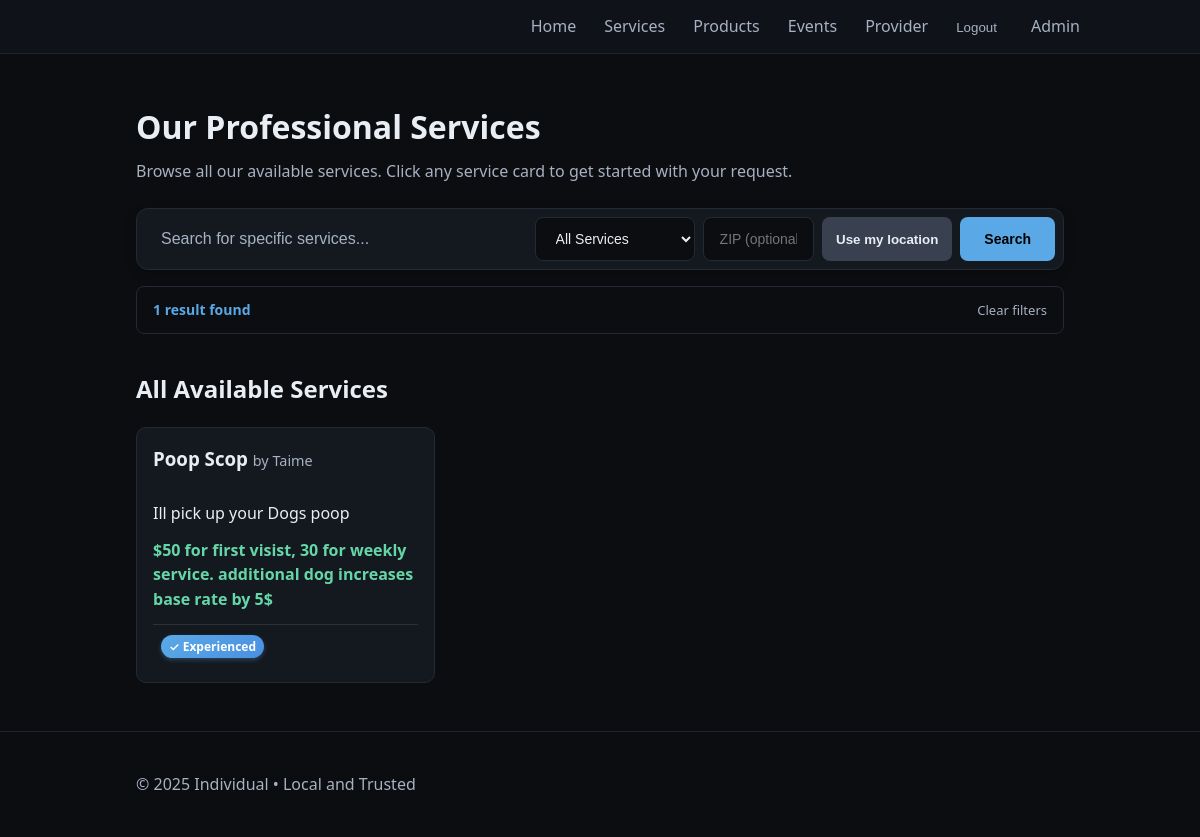
/provider/23/services (signed in), run on the app's committed database.
### tables this page shows
CREATE TABLE services (
              id INTEGER PRIMARY KEY AUTOINCREMENT,
              title TEXT NOT NULL,
              description TEXT,
              price TEXT,
              active INTEGER NOT NULL DEFAULT 1,
              created_at TEXT NOT NULL
            , posted_by TEXT, provider_id INTEGER DEFAULT 0, is_certified INTEGER DEFAULT 0, certification_proof TEXT);

CREATE TABLE providers (
              id INTEGER PRIMARY KEY AUTOINCREMENT,
              email TEXT UNIQUE NOT NULL,
              password_hash TEXT NOT NULL,
              first_name TEXT,
              business_name TEXT,
              phone TEXT,
              base_zip TEXT,
              address TEXT,
              about TEXT,
              profile_photo TEXT,
              active INTEGER NOT NULL DEFAULT 1,
              created_at TEXT NOT NULL
            , linkedin_url TEXT, facebook_url TEXT, instagram_url TEXT, twitter_url TEXT, website_url TEXT, youtube_url TEXT, custom_url TEXT);

### app.py (the view)
    @app.route("/provider/<int:provider_id>/services")
    def provider_services(provider_id):
        with closing(get_db()) as db:
            cur = db.cursor()
            cur.execute(
                "SELECT id, title, description, price, posted_by FROM services WHERE provider_id = ? AND active = 1 ORDER BY created_at DESC",
                (provider_id,)
            )
            services_raw = cur.fetchall()
            services = [dict(row) for row in services_raw]
            if provider_id == 0:
                cur.execute("SELECT first_name, business_name FROM profile WHERE id = 1")
                profile_row = cur.fetchone()
                provider_name = profile_row["business_name"] if profile_row else "Services"
            else:
                cur.execute("SELECT first_name, business_name FROM providers WHERE id = ? AND active = 1", (provider_id,))
                provider_row = cur.fetchone()
                provider_name = provider_row["business_name"] if provider_row else "Provider Services"
            profile = {
                "first_name": profile_row["first_name"] if 'profile_row' in locals() and profile_row else (provider_row["first_name"] if 'provider_row' in locals() and provider_row else ""),
                "business_name": provider_name
            }
        return render_template("services.html", services=services, profile=profile, title=f"{provider_name} - Services")

### app.py (called while the page is built)
def get_db():
    conn = sqlite3.connect(DB_PATH)
    conn.row_factory = sqlite3.Row
    return conn

### templates/services.html (shortened to what this page needs)
{% extends "base.html" %}
{% block content %}
<section class="hero">
  <h1>Our Professional Services</h1>
  <p>Browse all our available services. Click any service card to get started with your request.</p>
  <form method="get" action="{{ url_for('services') }}" class="hero-search">
    <div class="search-container">
      <input type="search"
             name="q"
             value="{{ search_query or '' }}"
             placeholder="Search for specific services..."
             class="search-input">
      <select name="filter" class="search-filter">
        <option value="all" {{ 'selected' if filter_type == 'all' else '' }}>All Services</option>
      </select>
      <input type="text"
             name="zip"
             class="search-filter"
             placeholder="ZIP (optional)"
             inputmode="numeric"
             pattern="\d{5}"
             maxlength="5"
             title="Enter a 5-digit ZIP code"
             value="{{ applied_zip or '' }}">
      <button type="button" id="useLocationBtn" class="btn secondary">Use my location</button>
      <button type="submit" class="search-btn">Search</button>
    </div>
    {% if search_query or filter_type != 'all' %}
    <div class="search-status">
      <span class="search-results">{{ services|length }} result{{ 's' if services|length != 1 else '' }} found</span>
      {% if applied_zip %}
        <span class="search-filter-label">• Near ZIP {{ applied_zip }}</span>
        <a href="{{ url_for('services', q=search_query, filter=filter_type) }}" class="clear-search">Clear location</a>
      {% else %}
        <a href="{{ url_for('services') }}" class="clear-search">Clear filters</a>
      {% endif %}
    </div>
    {% endif %}
  </form>
</section>
<section>
  <h2>All Available Services</h2>
  <div class="cards">
    {% for s in services %}
      {% set poster = s['posted_by'] or profile.first_name %}
      <a href="{{ url_for('contact') }}?service={{ s['title']|urlencode }}{% if poster %}&poster={{ poster|urlencode }}{% endif %}" class="card-link">
        <div class="card clickable">
          <h3>
            {{ s['title'] }}
            {% if filter_type != 'by_provider' and poster %}
              <span class="muted" style="font-weight:normal;">by {{ poster }}</span>
            {% endif %}
          </h3>
          <p>{{ s['description'] or '' }}</p>
          {% if s['price'] %}<p class="price">{{ s['price'] }}</p>{% endif %}
          <div class="certification-status">
            {% if s['is_certified'] == 1 %}
              <span class="certified-badge">✓ Certified</span>
            {% else %}
              <span class="experience-badge">✓ Experienced</span>
            {% endif %}
          </div>
        </div>
      </a>
    {% else %}
      <p>No services available at this time. Please check back soon!</p>
    {% endfor %}
  </div>
</section>
{% endblock %}

### templates/base.html (shortened to what this page needs)
<!doctype html>
<html lang="en">
<head>
      <link rel="stylesheet" href="{{ url_for('static', filename='styles.css') }}?v=20251015-11">
</head>
<body>
  <header class="site-header">
    <div class="container header-inner">
      <nav id="site-nav" class="nav">
  <a href="{% if session.get('provider') %}{{ url_for('provider_dashboard') }}{% else %}{{ url_for('home') }}{% endif %}" class="nav-link">Home</a>
        <a href="{{ url_for('services') }}" class="nav-link">Services</a>
        <a href="{{ url_for('products') }}" class="nav-link">Products</a>
         <a href="{{ url_for('events') }}" class="nav-link">Events</a>
        {% if session.get('provider') %}
          <a href="{{ url_for('provider_dashboard') }}" class="nav-link">Provider</a>
          <form action="{{ url_for('provider_logout') }}" method="post" class="inline-form">
            <button type="submit" class="linklike">Logout</button>
          </form>
        {% else %}
          <a href="{{ url_for('provider_login') }}" class="nav-link">Provider</a>
        {% endif %}
        {% if session.get('admin') %}
          <a href="{{ url_for('admin_dashboard') }}" class="nav-link admin-link">Admin</a>
        {% else %}
          <a href="{{ url_for('admin_login') }}" class="nav-link admin-link">Admin</a>
        {% endif %}
      </nav>
    </div>
  </header>
  <main class="container">
    {% block content %}{% endblock %}
  </main>
  <footer class="site-footer">
    <div class="container">
  <p>&copy; {{ current_year }} {{ profile.business_name or "Local Provider Services" }} • Local and Trusted</p>
    </div>
  </footer>
</body>
</html>

### static/styles.css (style rules this page uses)
:root { --bg: #0b0d10; --panel: #141920; --text: #e9eef5; --muted: #a7b1c2; --accent: #5aa9e6; --accent-2: #9cd3f7; --danger: #e35d6a; --ok: #65d6a7; --warn: #f5a623; }
* { box-sizing: border-box; }
body { margin: 0; font-family: system-ui, -apple-system, Segoe UI, Roboto, Arial, sans-serif; background: var(--bg); color: var(--text); line-height: 1.55; }
.container { width: 100%; max-width: 960px; margin: 0 auto; padding: 0 16px; }
.site-header { background: #0f1319; border-bottom: 1px solid #1e2430; }
.header-inner { display: flex; align-items: center; justify-content: space-between; padding: 14px 0; }
nav a { color: var(--muted); margin-left: 14px; text-decoration: none; }
.linklike { background: none; border: none; color: var(--muted); cursor: pointer; margin-left: 8px; }
.inline-form { display:inline; }
.nav { display:flex; align-items:center; gap: 14px; }
.nav a.nav-link { color: var(--muted); text-decoration:none; }
.site-footer { margin-top: 48px; padding: 24px 0; border-top: 1px solid #1e2430; color: var(--muted); }
.hero { padding: 48px 0 16px; }
.hero h1 { margin: 0 0 8px; font-size: 32px; }
.hero p { margin: 0 0 16px; color: var(--muted); }
.hero-search { max-width: 100%; width: 100%; margin: 24px auto 0; }
.search-container { display: flex; gap: 8px; background: var(--panel); border: 1px solid #232a36; border-radius: 12px; padding: 8px; box-shadow: 0 4px 12px rgba(0, 0, 0, 0.15); }
.search-input { flex: 2 1 420px; background: transparent; border: none; padding: 12px 16px; color: var(--text); font-size: 16px; outline: none; }
.search-input::placeholder { color: var(--muted); }
.search-filter { background: var(--bg); border: 1px solid #232a36; border-radius: 8px; padding: 12px 16px; color: var(--text); font-size: 14px; min-width: 160px; cursor: pointer; }
.search-filter[name="zip"] { min-width: 100px; width: 120px; }
#useLocationBtn { padding: 10px 14px; white-space: nowrap; }
.search-btn { background: var(--accent); color: #000; border: none; padding: 12px 24px; border-radius: 8px; font-size: 14px; font-weight: 600; cursor: pointer; transition: all 0.2s ease; }
.search-status { display: flex; align-items: center; gap: 12px; margin-top: 16px; padding: 12px 16px; background: var(--bg); border: 1px solid #232a36; border-radius: 8px; font-size: 14px; }
.search-results { color: var(--accent); font-weight: 600; }
.clear-search { color: var(--muted); text-decoration: none; font-size: 13px; margin-left: auto; }
.btn { display: inline-block; padding: 10px 16px; background: var(--accent); color: #071019; border-radius: 8px; text-decoration: none; font-weight: 600; border: 0; cursor: pointer; }
.btn.secondary { background: #39404f; color: var(--text); }
.cards { display: grid; grid-template-columns: repeat(auto-fill, minmax(260px, 1fr)); gap: 16px; align-items: stretch; }
.card { background: var(--panel); padding: 16px; border-radius: 10px; border: 1px solid #232a36; height: 100%; display: flex; flex-direction: column; }
.card h3 { margin-top: 0; margin-bottom: 12px; }
.card p { flex-grow: 1; margin-bottom: 12px; }
.card .price { font-weight: 700; color: var(--ok); margin-top: auto; margin-bottom: 0; }
.card.clickable { transition: all 0.2s ease; cursor: pointer; }
.card-link { text-decoration: none; color: inherit; display: block; }
.muted { color: var(--muted); font-size: 0.9rem; }
.experience-badge { background: linear-gradient(135deg, #5aa9e6, #4a90e2); color: white; padding: 0.2rem 0.5rem; border-radius: 12px; font-size: 0.75rem; font-weight: 600; margin-left: 0.5rem; white-space: nowrap; box-shadow: 0 2px 4px rgba(90, 169, 230, 0.3); }
.certification-status { margin-top: 0.75rem; padding: 0.5rem 0; border-top: 1px solid rgba(255, 255, 255, 0.1); }

### data on the page
services: title "Poop Scop", posted_by "Taime", description "Ill pick up your Dogs poop", price "$50 for first visist, 30 for weekly service. additional dog increases base rate by 5$"
providers: business_name "Individual"

### other printed values
{{ services|length }} "1"
